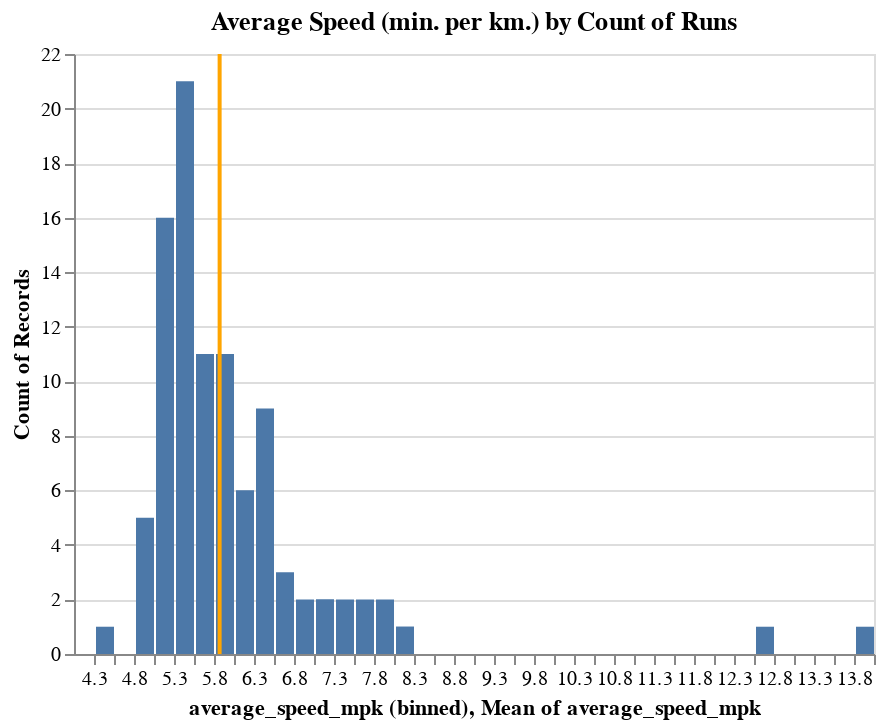

Source (notebook cell):
### Code cell
data = df.loc[df.type=='Run',:][['id','start_date_formatted','average_speed_mpk']]
data.loc[:,'average_speed_mpk'] = data.average_speed_mpk.apply(lambda d: round(d,1))

bar = alt.Chart(data).mark_bar().encode(
    alt.X('average_speed_mpk:Q', bin=alt.Bin(step=.25)),
    alt.Y('count()'),
    tooltip=['average_speed_mpk:Q','count()']
)

bar.title = 'Average Speed (min. per km.) by Count of Runs'

rule = alt.Chart(data).mark_rule(color='orange').encode(
    x='mean(average_speed_mpk):Q',
    size=alt.value(2)
)

alt.layer(
    bar,
    rule
)#.interactive()

### Figure 1 — Vega-Lite specification as saved in the notebook (floating-point values rounded to 4 significant figures; data arrays with more than 128 entries replaced by an {"elided": "..."} marker saying what was removed)
{"$schema": "https://vega.github.io/schema/vega-lite/v3.4.0.json", "config": {"mark": {"tooltip": null}, "view": {"height": 300, "width": 400}}, "data": {"name": "data-bdcc03f17e80b1bcb5d361f9d81286fa"}, "datasets": {"data-bdcc03f17e80b1bcb5d361f9d81286fa": {"elided": "167 records"}}, "layer": [{"encoding": {"tooltip": [{"field": "average_speed_mpk", "type": "quantitative"}, {"aggregate": "count", "type": "quantitative"}], "x": {"bin": {"step": 0.25}, "field": "average_speed_mpk", "type": "quantitative"}, "y": {"aggregate": "count", "type": "quantitative"}}, "mark": "bar", "title": "Average Speed (min. per km.) by Count of Runs"}, {"encoding": {"size": {"value": 2}, "x": {"aggregate": "mean", "field": "average_speed_mpk", "type": "quantitative"}}, "mark": {"color": "orange", "type": "rule"}}]}
